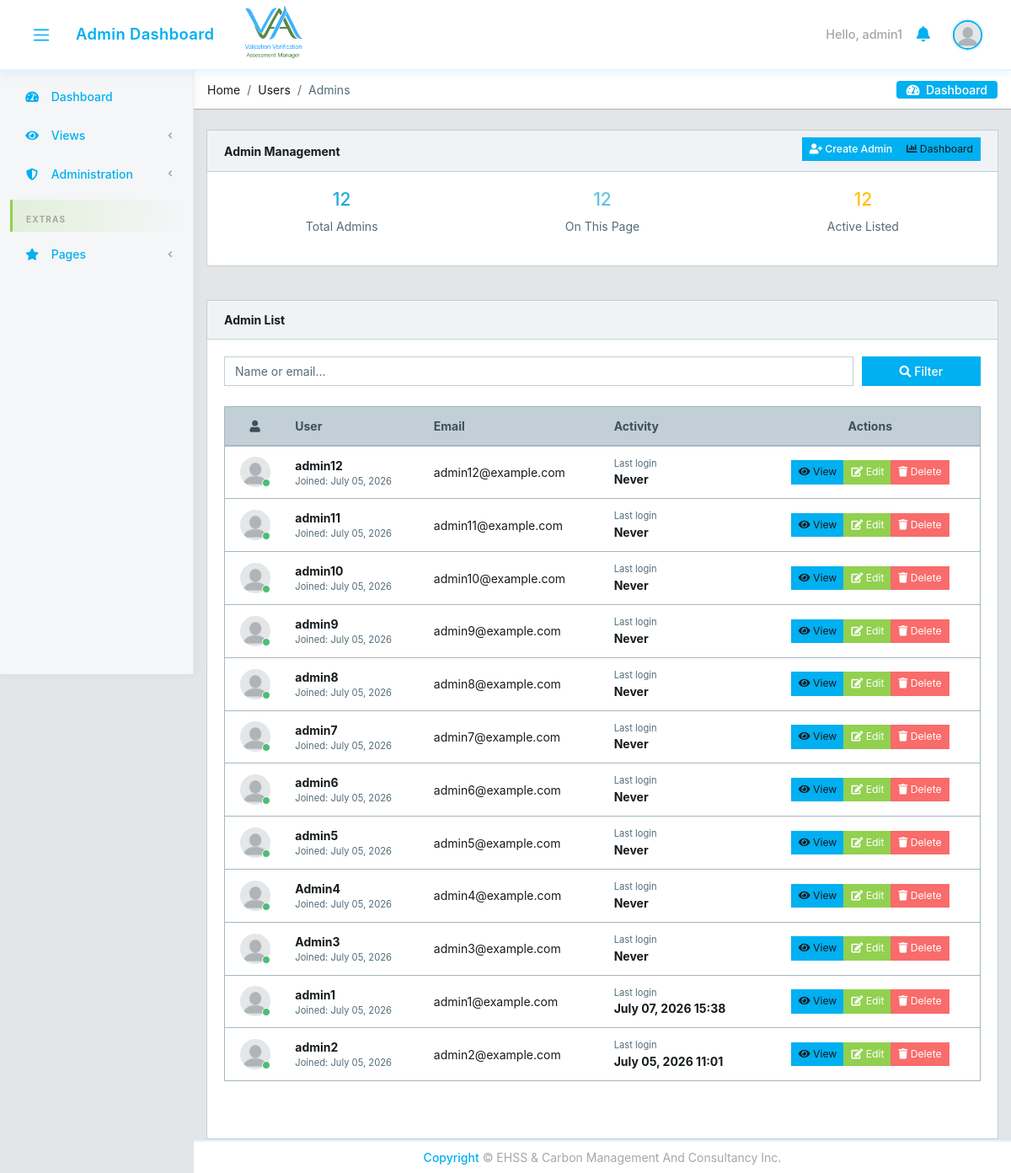
The app's page /users/ (signed in) with its own data.
### core/models.py (models this page shows, shortened)
class CustomUser(AbstractUser):
    email = models.EmailField(unique=True)
    user_type = models.CharField(max_length=15, choices=USER_TYPE_CHOICES)
    user_role = models.CharField(
        max_length=30, choices=USER_ROLE_CHOICES, blank=True, verbose_name='User Role',
    )
    designation = models.CharField(max_length=100, blank=True, null=True)
    position_title = models.CharField(max_length=150, blank=True, verbose_name='Position Title')
    contact_number = models.CharField(max_length=20, blank=True, null=True)
    cv = models.FileField(upload_to='core/cvs/', blank=True, null=True)
    company = models.ForeignKey(
        'Company', on_delete=models.SET_NULL, null=True, blank=True,
        related_name='managers'
    )
    created_by = models.ForeignKey(
        'self', on_delete=models.SET_NULL, null=True, blank=True,
        related_name='created_users'
    )
    created_date = models.DateField(auto_now_add=True)
    created_time = models.TimeField(auto_now_add=True)
    under_supervision = models.ForeignKey(
        'self', on_delete=models.SET_NULL, null=True, blank=True,
        related_name='supervised_users'
    )
    avatar = models.ImageField(upload_to='core/avatar', blank=True)
    @property
    def avatar_url(self):
        if self.avatar and hasattr(self.avatar, 'url'):
            avatar_path = self.avatar.path if hasattr(self.avatar, 'path') else None
            if avatar_path and os.path.isfile(avatar_path):
                return self.avatar.url
        return static('core/img/avatar/blank_profile.png')

### core/views.py (the view, shortened to what this page needs)
# urls.py: path('users/', views.UsersView.as_view(), name='users'),
class UsersView(ManagerOrAdminMixin, View):
    def get(self, request):
        user = request.user
        search = request.GET.get('search', '').strip()
        user_role_filter = request.GET.get('user_role', '')
        if user.user_type == 'admin':
            users = CustomUser.objects.filter(user_type='admin')
        else:
            return redirect('core:dashboard')
        users = users.order_by('-date_joined')
        paginator = Paginator(users, 20)
        page_obj = paginator.get_page(request.GET.get('page'))
        return render(request, 'core/users.html', {
            'users': page_obj,
            'total_users': paginator.count,
            'logged_user': user,
            'user_role_filter': user_role_filter,
            'user_role_choices': USER_ROLE_CHOICES,
            'search_query': search,
            'admin_users_only': user.user_type == 'admin',
            'success_action': request.GET.get('success', ''),
            'success_user': request.GET.get('user', ''),
        })

### core/templates/core/users.html (shortened to what this page needs)
{% extends 'core/base.html' %}
{% load static %}
{% load form_permissions %}
{% block breadcrumb %}
        <li class="breadcrumb-item">Home</li>
        <li class="breadcrumb-item">Users</li>
        <li class="breadcrumb-item active">{% if admin_users_only %}Admins{% else %}Users View{% endif %}</li>
{% endblock breadcrumb%}
{% block content %}
<div class="container">
    <div class="animated fade-in">
        <div class="row">
            <div class="col-12 mb-3">
                <div class="card">
                    <div class="card-header">
                        <div class="d-md-flex justify-content-between align-items-center">
                            <strong>{% if admin_users_only %}Admin Management{% else %}User Management{% endif %}</strong>
                            {% if user.user_type == 'admin' or user.user_type == 'manager' %}
                            <div class="btn-group mt-4 mt-md-0" role="group">
                                <a href="{% url 'core:new-user' %}" class="btn btn-primary btn-sm">
                                    <i class="fa fa-user-plus"></i> {% if admin_users_only %}Create Admin{% else %}Create New User{% endif %}
                                </a>
                                <a href="{% url 'core:dashboard' %}" class="btn btn-info btn-sm">
                                    <i class="fa fa-chart-bar"></i> Dashboard
                                </a>
                            </div>
                            {% endif %}
                        </div>
                    </div>
                    <div class="card-body">
                        <div class="row text-center">
                            <div class="col-md-4">
                                <h4 class="text-primary">{{ total_users }}</h4>
                                <p class="text-muted">{% if admin_users_only %}Total Admins{% else %}Total Users{% endif %}</p>
                            </div>
                            <div class="col-md-4">
                                <h4 class="text-info">{{ users|length }}</h4>
                                <p class="text-muted">On This Page</p>
                            </div>
                            <div class="col-md-4">
                                <h4 class="text-warning">{{ total_users }}</h4>
                                <p class="text-muted">Active Listed</p>
                            </div>
                        </div>
                    </div>
                </div>
            </div>
        </div>
        <div class="row">
            <div class="col-12 mb-3">
                <div class="card">
                    <div class="card-header">
                        <strong>{% if admin_users_only %}Admin List{% else %}User List{% endif %}</strong>
                    </div>
                    <div class="card-body">
                        <form method="get" class="form-row align-items-end mb-3">
                            <div class="col-md-{% if admin_users_only %}10{% else %}6{% endif %} mb-2">
                                <input type="text" name="search" class="form-control" placeholder="Name or email..." value="{{ search_query }}">
                            </div>
                            <div class="col-md-2 mb-2">
                                <button type="submit" class="btn btn-primary w-100"><i class="fa fa-search"></i> Filter</button>
                            </div>
                        </form>
                        <div class="table-responsive table-responsive-sm">
                            <table class="table table-responsive-sm table-hover table-outline mb-5" id="usersTable">
                                <thead class="thead-light">
                                <tr>
                                    <th class="text-center text-nowrap" style="min-width:60px;"><i class="fa fa-user"></i></th>
                                    <th class="text-nowrap" style="min-width:120px;">User</th>
                                    <th class="text-nowrap" style="min-width:160px;">Email</th>
                                    <th class="text-nowrap d-none d-lg-table-cell" style="min-width:120px;">Activity</th>
                                    <th class="text-center text-nowrap" style="min-width:220px;">Actions</th>
                                </tr>
                            </thead>
                    <tbody>
                        {% for user1 in users %}
                        <tr>
                            <td class="text-center text-nowrap" style="min-width:60px;">
                                <div class="avatar">
                                <img src="{{ user1.avatar_url }}" class="img-avatar" alt="img">
                                <span class="avatar-status badge-success"></span>
                                </div>
                            </td>
                            <td class="text-nowrap" style="min-width:120px;">
                                <div><strong>{{ user1.username }}</strong></div>
                                <div class="small text-muted">
                                Joined: {{ user1.date_joined|date:"F d, Y" }}
                                </div>
                            </td>
                            <td class="text-nowrap" style="min-width:160px;">{{ user1.email }}</td>
                            <td class="text-nowrap d-none d-lg-table-cell" style="min-width:120px;">
                                <div class="small text-muted">Last login</div>
                                <strong>{% if user1.last_login %}{{ user1.last_login|date:"F d, Y H:i" }}{% else %}Never{% endif %}</strong>
                            </td>
                            <td class="text-center text-nowrap" style="min-width:220px;">
                                <div class="btn-group" role="group">
                                    <a href="{% url 'core:user' user1.id %}" class="btn btn-sm btn-info" title="View">
                                        <i class="fa fa-eye"></i> View
                                    </a>
                                    {% if admin_users_only or logged_user|can_manage_user:user1 %}
                                    <a href="{% url 'core:edit-user-profile' user1.id %}" class="btn btn-sm btn-warning" title="Edit">
                                        <i class="fa fa-edit"></i> Edit
                                    </a>
                                    {% if user1 == logged_user %}
                                    <a href="{% url 'core:delete-user' user1.id %}" class="btn btn-sm btn-danger" title="Delete"
                                       onclick="alert('You cannot delete your own account.'); return false;">
                                        <i class="fa fa-trash"></i> Delete
                                    </a>
                                    {% else %}
                                    <a href="{% url 'core:delete-user' user1.id %}" class="btn btn-sm btn-danger" title="Delete"
                                       onclick="return confirm('Delete this {% if admin_users_only %}admin{% else %}user{% endif %}?');">
                                        <i class="fa fa-trash"></i> Delete
                                    </a>
                                    {% endif %}
                                    {% endif %}
                                </div>
                            </td>
                        </tr>
                        {% empty %}
                        <tr>
                            <td colspan="{% if admin_users_only %}5{% else %}6{% endif %}" class="text-center text-muted py-4">
                                {% if admin_users_only %}No admin users found.{% else %}No users found.{% endif %}
                            </td>
                        </tr>
                        {% endfor %}
                    </tbody>
                </table>
            </div>
                    </div>
                </div>
            </div>
        </div>
    </div>
</div>
{% endblock %}

### core/templates/core/base.html (shortened to what this page needs)
{% load static %}
<!DOCTYPE html>
<html lang="en">
<head>
  <link rel="stylesheet" href="https://use.fontawesome.com/releases/v5.0.9/css/all.css">
  <link href="{% static 'core/css/simple-line-icons.min.css' %}" rel="stylesheet">
  <link href="{% static 'core/css/style.css' %}" rel="stylesheet">
  <link href="{% static 'core/css/estilo.css' %}?v={{ STATIC_VERSION }}" rel="stylesheet">
</head>
{% block body %}
<body class="app header-fixed sidebar-fixed aside-menu-fixed aside-menu-hidden">
  <header class="app-header navbar">
    <button class="navbar-toggler sidebar-toggler d-md-down-none" type="button">
      <span class="navbar-toggler-icon"></span>
    </button>
    <ul class="nav navbar-nav d-md-down-none">
      <li class="nav-item px-3">
        <a class="nav-link" href="{% url 'core:dashboard' %}">
          {% if user.user_type == 'admin' %}Admin Dashboard
          {% elif user.user_type == 'manager' %}Manager Dashboard
          {% else %}Employee Dashboard{% endif %}
        </a>
      </li>
    </ul>
    <img src="{% static 'core/img/logos/logo.png' %}" alt="" class="brand-gui d-none d-md-inline">
    <ul class="nav navbar-nav ml-auto">
      {% if user.is_authenticated %}
      <li class="text-white">Hello, {{ user.username }}</li>
      {% else %}
      <li class="text-muted">
        <a href="{% url 'core:login' %}">sign in</a>
      </li>
      {% endif %}
      <li class="nav-item dropdown">
        <a class="nav-link" data-toggle="dropdown" href="#" role="button" aria-haspopup="true" aria-expanded="false">
          <i class="fa fa-bell"></i>
        </a>
      </li>
      <li class="nav-item dropdown">
        <a class="nav-link" data-toggle="dropdown" href="#" role="button" aria-haspopup="true" aria-expanded="false">
          {% if user.is_authenticated and logged_user %}
            <img src="{{ logged_user.avatar_url }}" class="img-avatar" alt="img">
          {% else %}
            <img src="{% static 'core/img/avatar/blank_profile.png' %}" class="img-avatar" alt="img">
          {% endif %}
        </a>
      </li>
    </ul>
  </header>
  <div class="app-body">
    <div class="sidebar">
      <nav class="sidebar-nav">
        <ul class="nav">
          <li class="nav-item">
            <a class="nav-link" href="{% url 'core:dashboard' %}"><i class="fa fa-tachometer-alt"></i> Dashboard</a>
          </li>
          <li class="nav-item nav-dropdown">
            <a class="nav-link nav-dropdown-toggle" href="#"><i class="fa fa-eye"></i> Views</a>
          </li>
          {% if user.user_type == 'admin' %}
          <li class="nav-item nav-dropdown">
            <a class="nav-link nav-dropdown-toggle" href="#"><i class="fa fa-shield-alt"></i> Administration</a>
          </li>
          {% endif %}
          <li class="nav-title">
            Extras
          </li>
          <li class="nav-item nav-dropdown">
            <a class="nav-link nav-dropdown-toggle" href="#"><i class="fa fa-star"></i> Pages</a>
          </li>
        </ul>
      </nav>
    </div>
    <main class="main">
      <ol class="breadcrumb">
        {% block breadcrumb %}{% endblock breadcrumb%}
        <li class="breadcrumb-menu d-md-down-none">
          <div class="btn-group" role="group" aria-label="Button group">
            <a class="btn" href="./"><i class="fa fa-tachometer-alt"></i> &nbsp;Dashboard</a>
          </div>
        </li>
      </ol>
{% block content %}
{% endblock %}
    </main>
  </div>
  <footer class="app-footer text-center justify-content-center fixed-bottom py-2">
    <span><a href="#">Copyright</a> © EHSS & Carbon Management And Consultancy Inc.</span>
  </footer>
</body>
{% endblock body %}
</html>

### records on screen
CustomUser: username "admin1", date_joined "July 05, 2026", email "admin1@example.com", last_login "July 07, 2026 15:38", shows "Delete"
CustomUser: username "admin12", date_joined "July 05, 2026", email "admin12@example.com", shows "Never", shows "Delete"
CustomUser: username "admin11", date_joined "July 05, 2026", email "admin11@example.com", shows "Never", shows "Delete"
CustomUser: username "admin10", date_joined "July 05, 2026", email "admin10@example.com", shows "Never", shows "Delete"
CustomUser: username "admin9", date_joined "July 05, 2026", email "admin9@example.com", shows "Never", shows "Delete"
CustomUser: username "admin8", date_joined "July 05, 2026", email "admin8@example.com", shows "Never", shows "Delete"
CustomUser: username "admin7", date_joined "July 05, 2026", email "admin7@example.com", shows "Never", shows "Delete"
CustomUser: username "admin6", date_joined "July 05, 2026", email "admin6@example.com", shows "Never", shows "Delete"
CustomUser: username "admin5", date_joined "July 05, 2026", email "admin5@example.com", shows "Never", shows "Delete"
CustomUser: username "Admin4", date_joined "July 05, 2026", email "admin4@example.com", shows "Never", shows "Delete"
CustomUser: username "Admin3", date_joined "July 05, 2026", email "admin3@example.com", shows "Never", shows "Delete"
CustomUser: username "admin2", date_joined "July 05, 2026", email "admin2@example.com", last_login "July 05, 2026 11:01", shows "Delete"

### other values on screen
{{ total_users }} "12"
{{ users|length }} "12"
